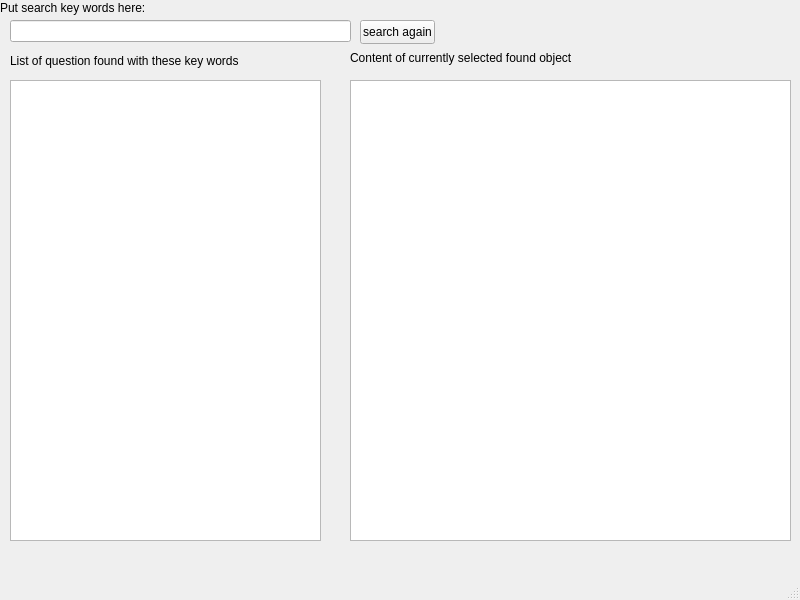
<?xml version="1.0" encoding="UTF-8"?>
<ui version="4.0">
 <class>MainWindow</class>
 <widget class="QMainWindow" name="MainWindow">
  <property name="geometry">
   <rect>
    <x>0</x>
    <y>0</y>
    <width>800</width>
    <height>600</height>
   </rect>
  </property>
  <property name="windowTitle">
   <string>MainWindow</string>
  </property>
  <widget class="QWidget" name="centralwidget">
   <widget class="QLineEdit" name="lineEdit">
    <property name="geometry">
     <rect>
      <x>10</x>
      <y>20</y>
      <width>341</width>
      <height>22</height>
     </rect>
    </property>
   </widget>
   <widget class="QLabel" name="label_to_search">
    <property name="geometry">
     <rect>
      <x>0</x>
      <y>0</y>
      <width>151</width>
      <height>16</height>
     </rect>
    </property>
    <property name="text">
     <string>Put search key words here:</string>
    </property>
   </widget>
   <widget class="QListView" name="listView">
    <property name="geometry">
     <rect>
      <x>10</x>
      <y>80</y>
      <width>311</width>
      <height>461</height>
     </rect>
    </property>
   </widget>
   <widget class="QTextEdit" name="textEdit">
    <property name="geometry">
     <rect>
      <x>350</x>
      <y>80</y>
      <width>441</width>
      <height>461</height>
     </rect>
    </property>
   </widget>
   <widget class="QPushButton" name="searchAgainButton">
    <property name="geometry">
     <rect>
      <x>360</x>
      <y>20</y>
      <width>75</width>
      <height>24</height>
     </rect>
    </property>
    <property name="text">
     <string>search again</string>
    </property>
   </widget>
   <widget class="QLabel" name="label">
    <property name="geometry">
     <rect>
      <x>10</x>
      <y>50</y>
      <width>231</width>
      <height>21</height>
     </rect>
    </property>
    <property name="text">
     <string>List of question found with these key words</string>
    </property>
   </widget>
   <widget class="QLabel" name="label_2">
    <property name="geometry">
     <rect>
      <x>350</x>
      <y>50</y>
      <width>351</width>
      <height>16</height>
     </rect>
    </property>
    <property name="text">
     <string>Content of currently selected found object</string>
    </property>
   </widget>
  </widget>
  <widget class="QMenuBar" name="menubar">
   <property name="geometry">
    <rect>
     <x>0</x>
     <y>0</y>
     <width>800</width>
     <height>22</height>
    </rect>
   </property>
  </widget>
  <widget class="QStatusBar" name="statusbar"/>
 </widget>
 <resources/>
 <connections/>
</ui>
